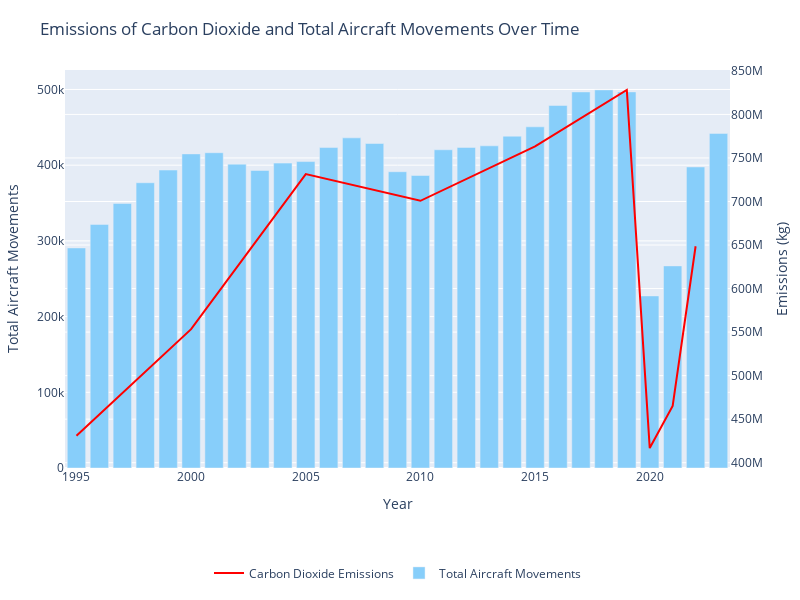

Here is the notebook cell this chart was saved with:
### Markdown cell above
After visualizing the growth of Schiphol Airport and the emissions caused by aviation, it is now time to combine these insights and explore possible correlations.

First, we will examine the influence of total aircraft movements on carbon dioxide emissions. Second, we will analyze the impact of total aircraft movements on fine particulate matter emissions.

### Code cell
%run emissie-flight-movements.ipynb

### Figure 1 — Plotly figure (JSON) as saved in the notebook; plotly's stock layout.template omitted (floating-point values rounded to 4 significant figures)
{"data": [{"line": {"color": "red"}, "mode": "lines", "name": "Carbon Dioxide Emissions", "type": "scatter", "x": [1995, 2000, 2005, 2010, 2015, 2019, 2020, 2021, 2022], "y": [431000000.0, 553400000.0, 731500000.0, 700800000.0, 763400000.0, 828200000.0, 416800000.0, 465100000.0, 648600000.0], "yaxis": "y2"}, {"marker": {"color": "lightskyblue"}, "name": "Total Aircraft Movements", "type": "bar", "x": [1995, 1996, 1997, 1998, 1999, 2000, 2001, 2002, 2003, 2004, 2005, 2006, 2007, 2008, 2009, 2010, 2011, 2012, 2013, 2014, 2015, 2016, 2017, 2018, 2019, 2020, 2021, 2022, 2023], "y": [290690, 321780, 349476, 376810, 393606, 414928, 416462, 401385, 392997, 402738, 404819, 423275, 436090, 428652, 391369, 386388, 420349, 423453, 425584, 438296, 450679, 478863, 496740, 499444, 496826, 227304, 266967, 397646, 441969]}], "layout": {"height": 600, "legend": {"orientation": "h", "x": 0.5, "xanchor": "center", "y": -0.3, "yanchor": "bottom"}, "margin": {"b": 70, "l": 50, "r": 50, "t": 70}, "showlegend": true, "title": {"text": "Emissions of Carbon Dioxide and Total Aircraft Movements Over Time"}, "width": 800, "xaxis": {"title": {"text": "Year"}}, "yaxis": {"title": {"text": "Total Aircraft Movements"}}, "yaxis2": {"overlaying": "y", "side": "right", "title": {"text": "Emissions (kg)"}}}}
